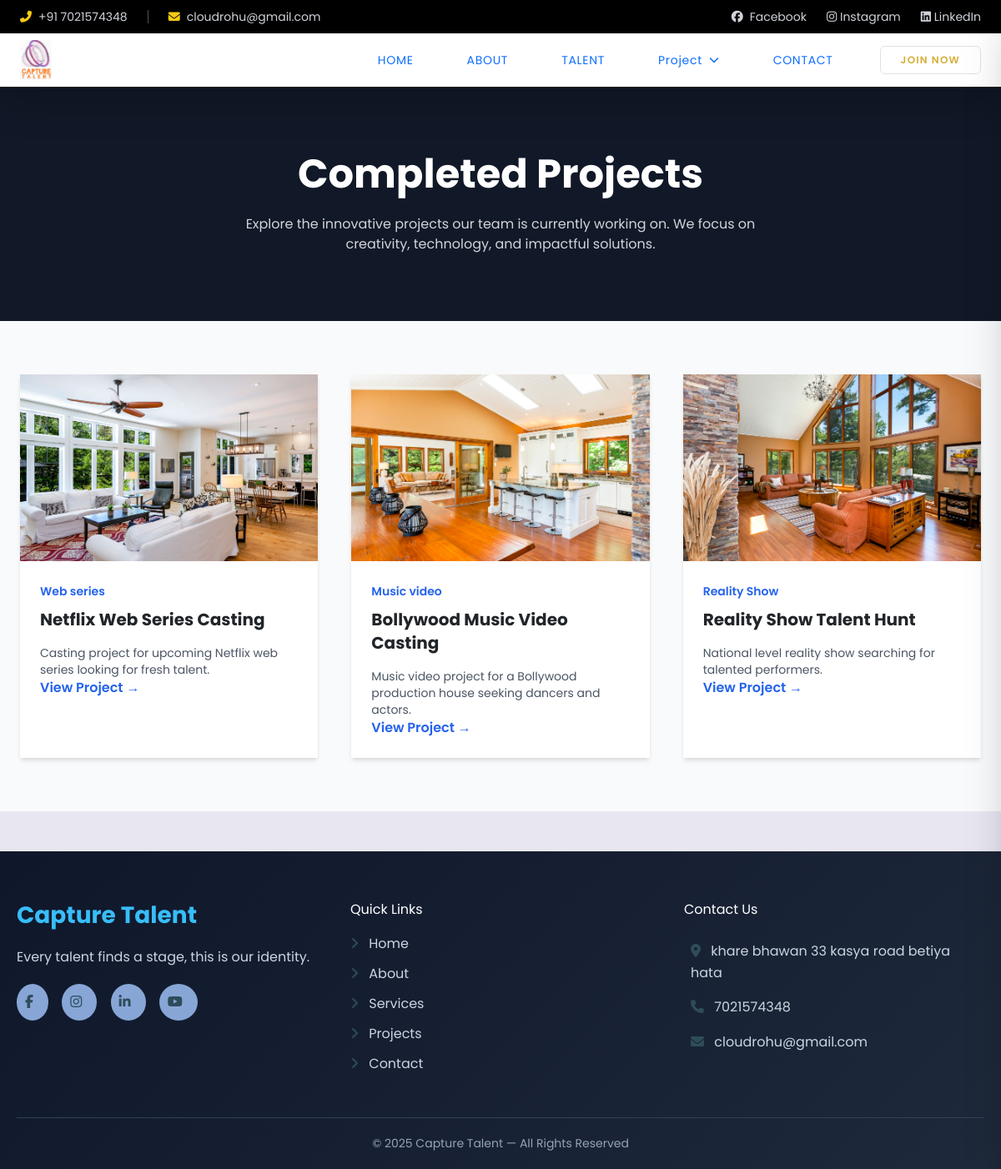
Page /project/complete/ on the committed database.
### home/models.py (models this page shows, shortened)
class SiteSetting(models.Model):
    site_name = models.CharField(max_length=200,)
    logo = models.ImageField(upload_to="settings/", blank=True, null=True)
    favicon = models.ImageField(upload_to="settings/", blank=True, null=True)
    tagline = models.CharField(max_length=300, blank=True)
    copyright = models.CharField(max_length=300, blank=True)
    nav_color = models.CharField(max_length=300, blank=True)
    text_color = models.CharField(max_length=300, blank=True)
    about_banner = models.ImageField(upload_to="about_banner/", blank=True, null=True)
    contect_banner = models.ImageField(upload_to="contect_banner/", blank=True, null=True)
    phone = models.CharField(max_length=50, blank=True)
    email = models.EmailField(blank=True)
    address = models.TextField(blank=True)
    googlemap = models.TextField(blank=True, null=True)
    the_journey_background_video = models.FileField(upload_to="the_journey_background_video/", blank=True, null=True)
    youtube = models.URLField(max_length=500, blank=True)
    instagram = models.URLField(max_length=500, blank=True)
    linkdin = models.URLField(max_length=500, blank=True)
    facebook = models.URLField(max_length=500, blank=True)
    seo_title = models.CharField(max_length=255, blank=True)
    seo_description = models.TextField(blank=True)
    updated_on = models.DateTimeField(auto_now=True)

### projects/models.py (models this page shows, shortened)
class OngoingProject(models.Model):
    category = models.ForeignKey(ProjectCategory,on_delete=models.CASCADE,related_name="projects")
    title = models.CharField(max_length=200)
    slug = models.SlugField(unique=True, blank=True)
    description = models.TextField()
    image = models.ImageField(upload_to='projects/')
    created_at = models.DateTimeField(auto_now_add=True)

class ProjectCategory(models.Model):
    name = models.CharField(max_length=100)
    slug = models.SlugField(unique=True, blank=True)

### projects/views.py (the view)
# urls.py: path('complete/', views.complete_projects, name='complete'),
def complete_projects(request):
    site_setting = SiteSetting.objects.order_by('-id').first()
    completeprojects = OngoingProject.objects.select_related('category').all()
    context = {
        'site_setting': site_setting,
        "completeprojects": completeprojects
    }
    return render(request, "projects/complete.html",context)

### home/templates/projects/complete.html (shortened to what this page needs)
{% extends 'base.html' %}
{% load static %}
{% block content %}
<section class="bg-gray-900 text-white py-20 text-center">
    <h1 class="text-4xl md:text-5xl font-bold">
        Completed Projects
    </h1>
    <p class="mt-4 text-gray-300 max-w-2xl mx-auto">
        Explore the innovative projects our team is currently working on.
        We focus on creativity, technology, and impactful solutions.
    </p>
</section>
{% if completeprojects %}
<section class="py-16 bg-gray-50">
    <div class="max-w-7xl mx-auto px-6">
        <div class="grid md:grid-cols-2 lg:grid-cols-3 gap-10">
            {% for project in completeprojects %}
            <div class="bg-white -xl shadow-md overflow-hidden hover:shadow-xl transition">
                <img src="{{ project.image.url }}" class="w-full h-56 object-cover">
                <div class="p-6">
                    <span class="text-sm text-blue-600 font-semibold">
                        {{ project.category.name }}
                    </span>
                    <h3 class="text-xl font-bold mt-2">
                        {{ project.title }}
                    </h3>
                    <p class="text-gray-600 mt-3 text-sm">
                        {{ project.description|truncatewords:18 }}
                    </p>
                    <a href="javascript:void(0)" class="openProject text-blue-600 font-semibold" data-title="{{ project.title }}" data-category="{{ project.category.name }}" data-image="{{ project.image.url }}" data-desc="{{ project.description }}">
                        View Project →
                    </a>
                </div>
            </div>
            {% endfor %}
        </div>
    </div>
</section>
{% else %}
<div class="text-center py-20">
    <h2 class="text-2xl font-semibold text-gray-500">
        No Completed Projects Available
    </h2>
</div>
{% endif %}
{% endblock %}

### home/templates/includes/_header.html (shortened to what this page needs)
{% load static %}
<div class="bg-black text-gray-300 text-sm hidden md:block">
    <div class="max-w-7xl mx-auto px-4">
        <div class="flex justify-between items-center h-10">
            <div class="flex items-center space-x-6">
                <span class="flex items-center space-x-2">
                    <i class="fas fa-phone-alt text-yellow-400"></i>
                    <span>+91 {{site_setting.phone}}</span>
                </span>
                <span class="flex items-center space-x-2">
                    <i class="fas fa-envelope text-yellow-400"></i>
                    <span>{{site_setting.email}}</span>
                </span>
            </div>
            <div class="flex items-center gap-6">
                <a href="{{ site_setting.facebook }}" class="hover:text-white flex items-center gap-2">
                    <i class="fa-brands fa-facebook"></i> Facebook
                </a>
                <a href="{{ site_setting.instagram }}" class="hover:text-white">
                    <i class="fa-brands fa-instagram"></i> Instagram
                </a>
                <a href="{{ site_setting.linkdin }}" class="hover:text-white">
                    <i class="fa-brands fa-linkedin"></i> LinkedIn
                </a>
            </div>
        </div>
    </div>
</div>
<header class="bg-[{{site_setting.nav_color}}] text-white shadow-lg sticky top-0 z-50 border-b border-[#222]">
    <div class="max-w-7xl mx-auto px-4">
        <div class="flex justify-between items-center py-2">
            <div>
                <img src="{{ site_setting.logo.url }}" alt="Logo" class="h-12">
            </div>
            <nav class="hidden md:flex items-center text-sm uppercase tracking-wider relative">
                <div class="flex items-center space-x-8">
                    <a href="/" class="nav-link {% if request.path == '/' %}active text-[#d4af37]{% endif %}">
                        Home
                    </a>
                    <a href="{% url "home:about" %}"  class="nav-link {% if request.path == '/about/' %}active text-[#d4af37]{% endif %}">
                        About
                    </a>
                    <a href="{% url "home:portfolio" %}" class="nav-link hover:text-[#d4af37]">
                        Talent
                    </a>
                    <div class="relative">
                        <button id="projectBtn" class="nav-link hover:text-[#d4af37] flex items-center gap-2">
                            Project
                            <i class="fa-solid fa-chevron-down text-xs"></i>
                        </button>
                    </div>
                    <a href="{% url 'home:contact' %}" class="nav-link hover:text-[#d4af37]">
                        Contact
                    </a>
                </div>
                <a href="#" class="ml-10 px-6 py-2 border border-[#d4af37] text-[#d4af37] text-xs font-semibold tracking-widest rounded-md hover:bg-[#d4af37] hover:text-White transition duration-300">
                    JOIN NOW
                </a>
            </nav>
        </div>
    </div>
</header>

### home/templates/includes/_footer.html (shortened to what this page needs)
<footer class="footer mt-5">
    <div class="footer-container">
        <div class="footer-box">
            <h2 class="footer-logo">
                {{ site_setting.site_name }}
            </h2>
            <p>
                {{ site_setting.tagline }}
            </p>
            <div class="social-icons">
                {% if site_setting.facebook %}
                <a href="{{ site_setting.facebook }}" target="_blank">
                    <i class="fab fa-facebook-f"></i>
                </a>
                {% endif %}
                {% if site_setting.instagram %}
                <a href="{{ site_setting.instagram }}" target="_blank">
                    <i class="fab fa-instagram"></i>
                </a>
                {% endif %}
                {% if site_setting.linkdin %}
                <a href="{{ site_setting.linkdin }}" target="_blank">
                    <i class="fab fa-linkedin-in"></i>
                </a>
                {% endif %}
                {% if site_setting.youtube %}
                <a href="{{ site_setting.youtube }}" target="_blank">
                    <i class="fab fa-youtube"></i>
                </a>
                {% endif %}
            </div>
        </div>
        <div class="footer-box">
            <h3>Quick Links</h3>
            <ul>
                <li><a href="/"><i class="fa-solid fa-angle-right"></i> Home</a></li>
                <li><a href="{% url 'home:about' %}"><i class="fa-solid fa-angle-right"></i> About</a></li>
                <li><a href="/"><i class="fa-solid fa-angle-right"></i> Services</a></li>
                <li><a href="/"><i class="fa-solid fa-angle-right"></i> Projects</a></li>
                <li><a href=""><i class="fa-solid fa-angle-right"></i> Contact</a></li>
            </ul>
        </div>
        <div class="footer-box">
            <h3>Contact Us</h3>
            {% if site_setting.address %}
            <p class="p-2">
                <i class="fa-solid fa-location-dot"></i>
                {{ site_setting.address }}
            </p>
            {% endif %}
            {% if site_setting.phone %}
            <p class="p-2">
                <i class="fa-solid fa-phone"></i>
                {{ site_setting.phone }}
            </p>
            {% endif %}
            {% if site_setting.email %}
            <p class="p-2">
                <i class="fa-solid fa-envelope"></i>
                {{ site_setting.email }}
            </p>
            {% endif %}
        </div>
    </div>
    <div class="footer-bottom">
        <p>
            © {{ site_setting.copyright }}
        </p>
    </div>
</footer>

### home/templates/base.html (style rules this page uses)
body { font-family: 'Poppins', sans-serif; }

### home/templates/includes/_header.html (style rules this page uses)
.nav-link { position: relative; }
.nav-link::after { content: ""; position: absolute; left: 0; bottom: -6px; width: 0%; height: 2px; background: #d4af37; transition: 0.4s ease; }

### home/templates/includes/_footer.html (style rules this page uses)
.footer { background: linear-gradient(135deg, #0f172a, #1e293b); color: #fff; padding: 60px 20px 20px; font-family: 'Poppins', sans-serif; }
.footer-container { display: grid; grid-template-columns: repeat(auto-fit, minmax(250px, 1fr)); gap: 40px; max-width: 1200px; margin: auto; }
.footer-box h2, .footer-box h3 { margin-bottom: 20px; position: relative; }
.footer-logo { font-size: 28px; font-weight: 700; color: #38bdf8; }
.footer-box p { color: #cbd5e1; line-height: 1.6; }
.footer-box ul { list-style: none; padding: 0; }
.footer-box ul li { margin-bottom: 12px; color: #cbd5e1; transition: 0.3s; }
.footer-box ul li a { text-decoration: none; color: #cbd5e1; }
.footer-box i { margin-right: 8px; color: #2e4c59; }
.social-icons { margin-top: 20px; }
.social-icons a { display: inline-block; margin-right: 12px; background: #87a6d6; color: #38bdf8; padding: 10px; border-radius: 50%; transition: 0.3s; }
.footer-bottom { text-align: center; margin-top: 40px; border-top: 1px solid #334155; padding-top: 20px; color: #94a3b8; font-size: 14px; }

### rows in the picture
SiteSetting: phone "7021574348", email "cloudrohu@gmail.com", logo (picture), site_name "Capture Talent", tagline "Every talent finds a stage, this is our identity.", address "khare bhawan 33 kasya road betiya hata", copyright "2025 Capture Talent — All Rights Reserved"
OngoingProject: image (picture), category.name "Web series", title "Netflix Web Series Casting", description "Casting project for upcoming Netflix web series looking for fresh talent."
OngoingProject: image (picture), category.name "Music video", title "Bollywood Music Video Casting", description "Music video project for a Bollywood production house seeking dancers and actors."
OngoingProject: image (picture), category.name "Reality Show", title "Reality Show Talent Hunt", description "National level reality show searching for talented performers."
